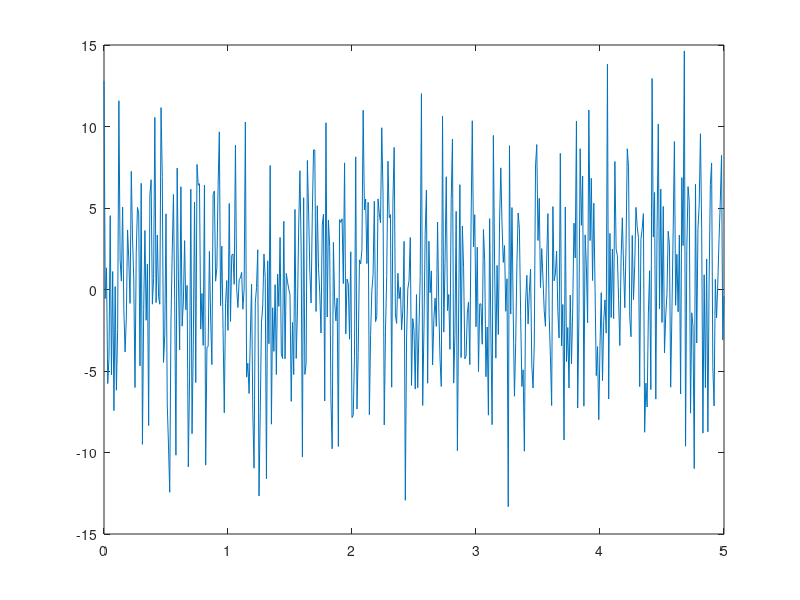
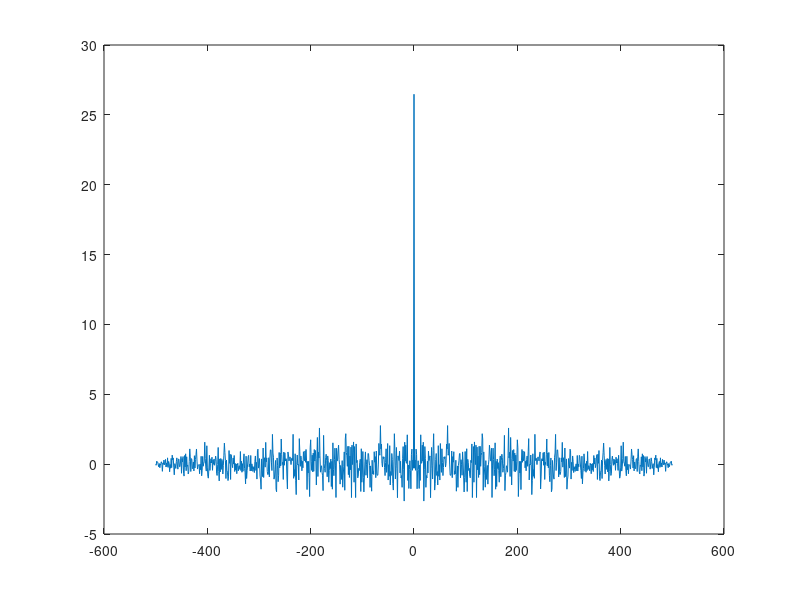
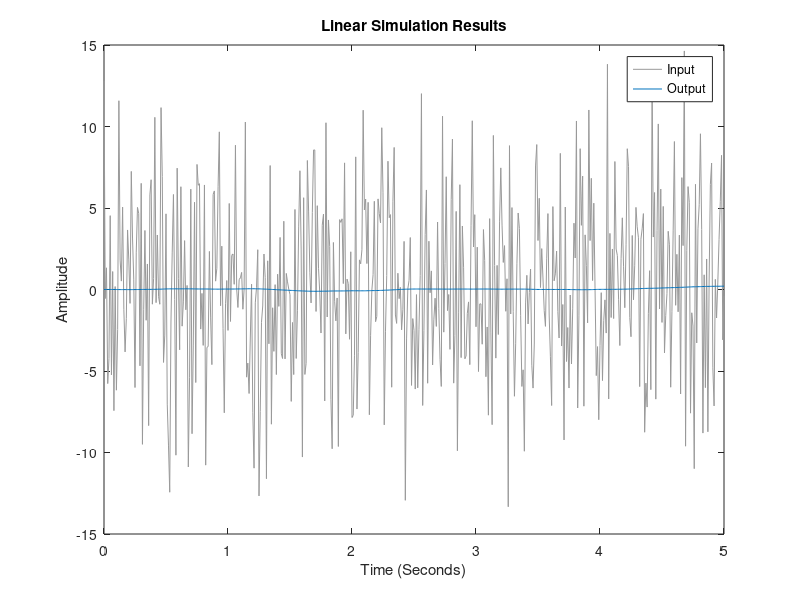

Write the MATLAB code that produced these figures, in order.
clear;
close all;

m = 1;
b = 3;
k = 2;

sys = tf(1, [m, b, k]);
impulse(sys);


time_vec = 0:.01:5;
N = numel(time_vec);

sigma = 5;
mu = 0;
w = sigma.*randn(1,N) + mu;


plot(time_vec, w);

figure;
[r, lags] = xcorr(w, 'biased');
plot(lags, r);

% pspectrum(w,time_vec);

figure;
y = lsim(sys, w, time_vec);

plot(time_vec, w, 'Color', [0.6000 0.6000 0.6000], 'DisplayName', 'Input');
hold on;
ax = gca;
plot(time_vec, y, 'Color', [0 0.4470 0.7410], 'DisplayName', 'Output');
title('Linear Simulation Results');
xlabel('Time (Seconds)');
ylabel('Amplitude');
legend;




%%
% close all;
% clear;
% 
% N = 501;
% m = 100;
% 
% std_val = 1;
% mean_val = 0;
% w = std_val.*randn(m,N) + mean_val;
% 
% r = zeros(m, 2*N-1);
% 
% for i=1:m
%     r(i, :) = xcorr(w(i, :));
% end
% 
% r_mean = mean(r, 1);
% 
% plot(r_mean);
% 







